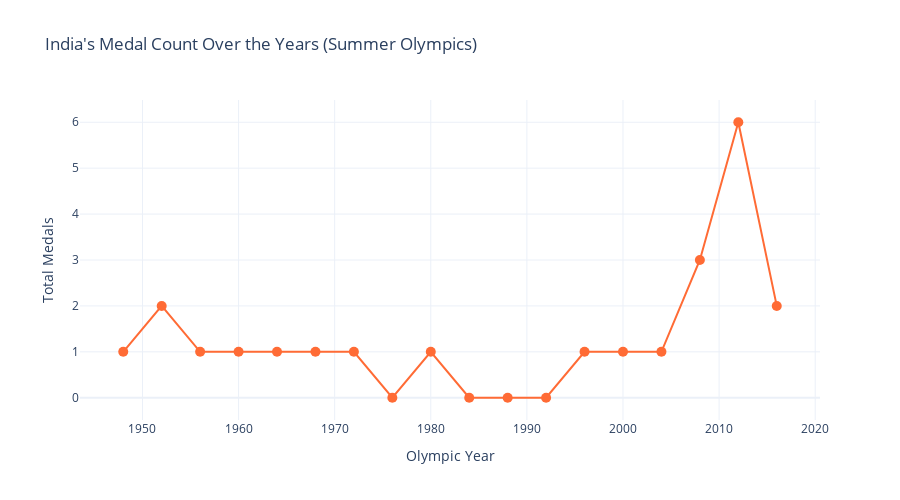

The notebook cell saved with this chart:
### Markdown cell above
## 3. Exploratory Data Analysis (EDA)

### 3.1 Medal Trends Over Years

### Code cell
# Medal trend over years
fig = px.line(yearly_data, x='Year', y='Total_Medals', 
              title='India\'s Medal Count Over the Years (Summer Olympics)',
              markers=True,
              labels={'Total_Medals': 'Total Medals', 'Year': 'Olympic Year'})
fig.update_traces(line_color='#FF6B35', marker=dict(size=10))
fig.update_layout(hovermode='x unified', template='plotly_white', height=500)
fig.show()

# Also create matplotlib version for saving
plt.figure(figsize=(14, 6))
plt.plot(yearly_data['Year'], yearly_data['Total_Medals'], marker='o', linewidth=2, markersize=8, color='#FF6B35')
plt.title('India\'s Medal Count Over the Years (Summer Olympics)', fontsize=16, fontweight='bold')
plt.xlabel('Olympic Year', fontsize=12)
plt.ylabel('Total Medals', fontsize=12)
plt.grid(True, alpha=0.3)
plt.tight_layout()
plt.savefig('../app/medal_trend.png', dpi=300, bbox_inches='tight')
plt.show()

### Figure 1 — Plotly figure (JSON) as saved in the notebook; plotly's stock layout.template omitted (floating-point values rounded to 4 significant figures)
{"data": [{"hovertemplate": "Olympic Year=%{x}<br>Total Medals=%{y}<extra></extra>", "legendgroup": "", "line": {"color": "#FF6B35", "dash": "solid"}, "marker": {"size": 10, "symbol": "circle"}, "mode": "markers+lines", "name": "", "orientation": "v", "showlegend": false, "type": "scatter", "x": [1948, 1952, 1956, 1960, 1964, 1968, 1972, 1976, 1980, 1984, 1988, 1992, 1996, 2000, 2004, 2008, 2012, 2016], "xaxis": "x", "y": [1, 2, 1, 1, 1, 1, 1, 0, 1, 0, 0, 0, 1, 1, 1, 3, 6, 2], "yaxis": "y"}], "layout": {"height": 500, "hovermode": "x unified", "legend": {"tracegroupgap": 0}, "title": {"text": "India's Medal Count Over the Years (Summer Olympics)"}, "xaxis": {"anchor": "y", "domain": [0, 1], "title": {"text": "Olympic Year"}}, "yaxis": {"anchor": "x", "domain": [0, 1], "title": {"text": "Total Medals"}}}}
